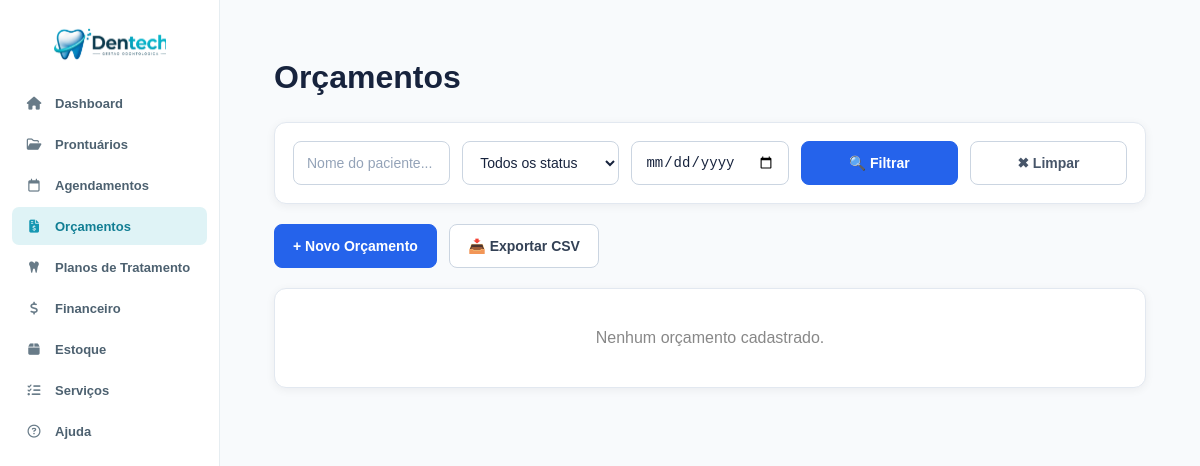
/orcamento.php (signed in), run on an earlier commit of the app's database.
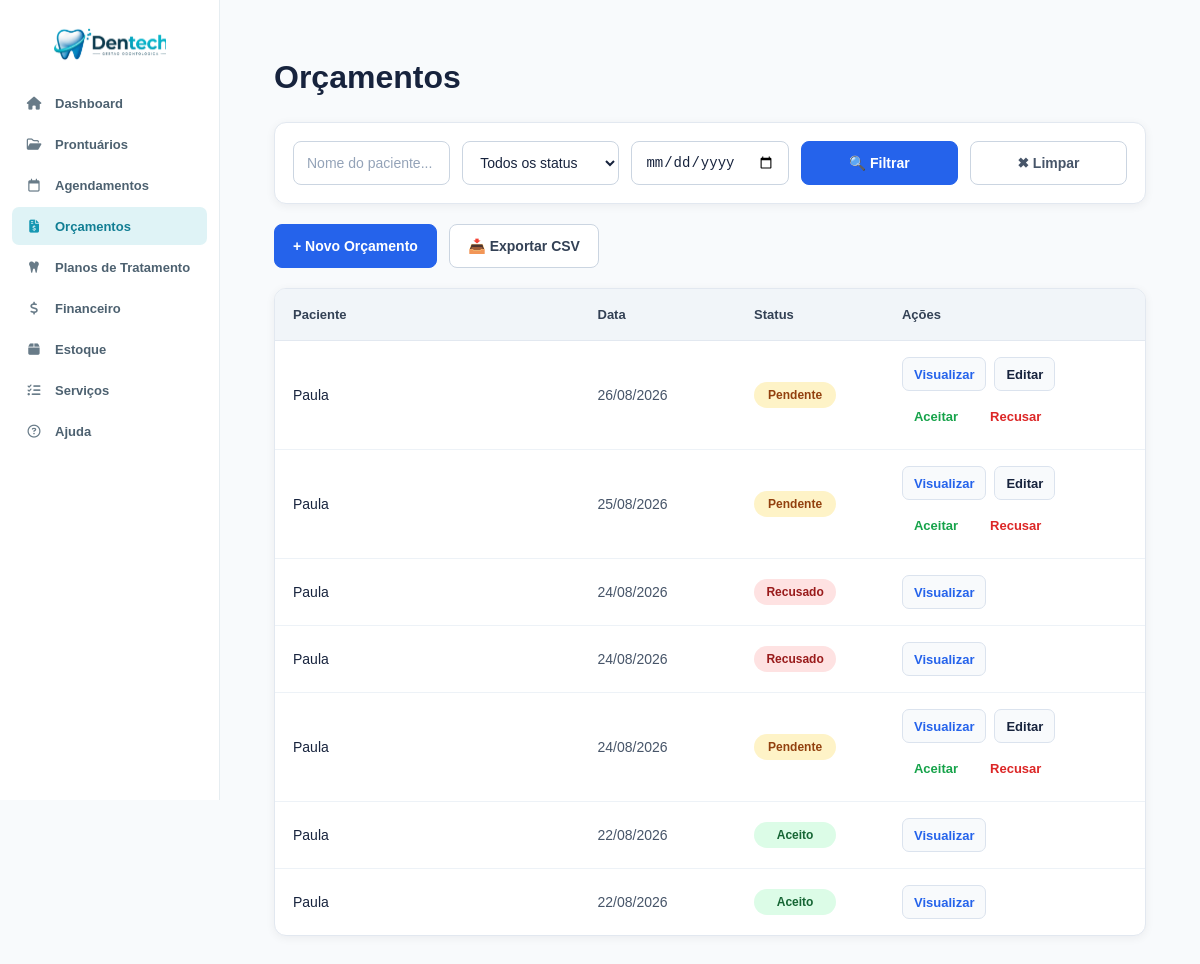
And on a later commit of the database.
### tables this page shows
CREATE TABLE `orcamentos` (
  `id` int NOT NULL AUTO_INCREMENT,
  `paciente_id` int NOT NULL,
  `data_criacao` date NOT NULL,
  `validade` date NOT NULL,
  `status` enum('pendente','aceito','recusado') DEFAULT 'pendente',
  `observacoes` text,
  `created_at` timestamp NOT NULL DEFAULT CURRENT_TIMESTAMP,
  `agendamento_id` int DEFAULT NULL,
  PRIMARY KEY (`id`),
  KEY `paciente_id` (`paciente_id`),
  KEY `idx_orcamento_agendamento` (`agendamento_id`),
  CONSTRAINT `fk_orcamento_agendamento` FOREIGN KEY (`agendamento_id`) REFERENCES `agendamentos` (`id`) ON DELETE SET NULL,
  CONSTRAINT `orcamentos_ibfk_1` FOREIGN KEY (`paciente_id`) REFERENCES `prontuarios` (`id`) ON DELETE CASCADE
);

CREATE TABLE `prontuarios` (
  `id` int NOT NULL AUTO_INCREMENT,
  `paciente` varchar(255) NOT NULL,
  `nascimento` date NOT NULL,
  `sexo` enum('Masculino','Feminino','Outro') DEFAULT NULL,
  `estado_civil` varchar(50) DEFAULT NULL,
  `profissao` varchar(100) DEFAULT NULL,
  `rg` varchar(20) DEFAULT NULL,
  `cpf` varchar(14) DEFAULT NULL,
  `endereco` text,
  `cep` varchar(10) DEFAULT NULL,
  `telefone` varchar(20) DEFAULT NULL,
  `email` varchar(255) DEFAULT NULL,
  `observacoes` text,
  `tratamento_odonto` text,
  `tratamento_medico` text,
  `medicamento_continuo` text,
  `alergia_medicamento` text,
  `alergia_outras` text,
  `problemas_saude` text,
  `gravida_meses` varchar(10) DEFAULT NULL,
  `fuma_tempo` varchar(50) DEFAULT NULL,
  `fuma_cigarros_dia` varchar(20) DEFAULT NULL,
  `bebida_frequencia` varchar(100) DEFAULT NULL,
  `drogas_uso` text,
  `doencas_transmissiveis` text,
  `cancer_familiar` text,
  `tratamento_cancer` text,
  `created_at` timestamp NOT NULL DEFAULT CURRENT_TIMESTAMP,
  `termo_consentimento_aceito` tinyint(1) NOT NULL DEFAULT '0',
  `termo_consentimento_aceito_em` datetime DEFAULT NULL,
  PRIMARY KEY (`id`),
  UNIQUE KEY `uq_prontuarios_cpf` (`cpf`)
);

### orcamento.php (the view, shortened to what this page needs)
<?php
require_once 'conexao/conexao.php';
$busca    = trim($_GET['busca'] ?? '');
$status   = $_GET['status'] ?? '';
$data_ini = $_GET['data_ini'] ?? '';
$data_fim = $_GET['data_fim'] ?? '';
$params = [];
$sql = "
    SELECT
        o.id,
        o.status,
        o.data_criacao,
        p.paciente
    FROM orcamentos o
    JOIN prontuarios p ON o.paciente_id = p.id
";
$sql .= " ORDER BY o.data_criacao DESC";
$stmt = $pdo->prepare($sql);
$stmt->execute($params);
$orcamentos = $stmt->fetchAll();
?>
<!DOCTYPE html>
<html lang="pt-BR">
<head>
    <link rel="stylesheet" href="css/global.css">
    <link rel="stylesheet" href="css/variables.css">
    <link rel="stylesheet" href="css/layout.css">
    <link rel="stylesheet" href="css/navbar.css">
    <link rel="stylesheet" href="css/orcamento.css">
    <link
        rel="stylesheet"
        href="https://cdnjs.cloudflare.com/ajax/libs/font-awesome/6.5.2/css/all.min.css">
</head>
<body>
    <?php include 'navbar.php'; ?>
    <div class="content">
        <div class="container">
            <h1>Orçamentos</h1>
            <div class="filter-bar">
                <form method="GET" class="filter-form">
                    <input type="text" name="busca" placeholder="Nome do paciente..." value="<?= htmlspecialchars($busca) ?>">
                    <select name="status">
                        <option value="">Todos os status</option>
                    </select>
                    <input type="date" name="data_ini" value="<?= htmlspecialchars($data_ini) ?>" title="Data inicial">
                    <button type="submit" class="btn-filter">🔍 Filtrar</button>
                    <a href="orcamento" class="btn-reset">✖ Limpar</a>
                </form>
            </div>
            <a href="novo_orcamento" class="btn-add">+ Novo Orçamento</a>
            <a href="<?= '?' . http_build_query(array_merge($_GET, ['exportar' => '1'])) ?>" class="btn-exportar">📥 Exportar CSV</a>
            <?php if (empty($orcamentos)): ?>
                <p style="text-align:center; padding:40px; color:#888;">
                    <?= ($busca !== '' || $status !== '' || $data_ini !== '' || $data_fim !== '')
                        ? 'Nenhum orçamento encontrado com os filtros aplicados.'
                        : 'Nenhum orçamento cadastrado.'
                    ?>
                </p>
            <?php else: ?>
                <table>
                    <thead>
                        <tr>
                            <th>Paciente</th>
                            <th>Data</th>
                            <th>Status</th>
                            <th>Ações</th>
                        </tr>
                    </thead>
                    <tbody>
                        <?php foreach ($orcamentos as $o): ?>
                            <tr>
                                <td><?= htmlspecialchars($o['paciente']) ?></td>
                                <td><?= date('d/m/Y', strtotime($o['data_criacao'])) ?></td>
                                <td>
                                    <span class="status-badge status-<?= htmlspecialchars($o['status']) ?>">
                                        <?= ucfirst(htmlspecialchars($o['status'])) ?>
                                    </span>
                                </td>
                                <td class="acoes">
                                    <a href="visualizar_orcamento.php?id=<?= $o['id'] ?>">Visualizar</a>
                                    <?php if ($o['status'] == 'pendente'): ?>
                                        <a href="editar_orcamento.php?id=<?= $o['id'] ?>" style="color:var(--roxo-medio);">Editar</a>
                                        <form method="POST" action="aceitar_orcamento.php" style="display:inline;"
                                            onsubmit="return confirm('Aceitar este orçamento?')">
                                            <button type="submit"
                                                style="color:var(--verde); background:none; border:0; cursor:pointer;">
                                                Aceitar
                                            </button>
                                        </form>
                                        <form method="POST" action="recusar_orcamento.php" style="display:inline;"
                                            onsubmit="return confirm('Recusar este orçamento?')">
                                            <button type="submit"
                                                style="color:var(--vermelho); background:none; border:0; cursor:pointer;">
                                                Recusar
                                            </button>
                                        </form>
                                    <?php endif; ?>
                                </td>
                            </tr>
                        <?php endforeach; ?>
                    </tbody>
                </table>
            <?php endif; ?>
        </div>
    </div>
</body>
</html>

What changed in the data, as far as the page shows it:
added orcamentos: paciente.paciente "Paula", data_criacao "26/08/2026", status "Pendente"
added orcamentos: paciente.paciente "Paula", data_criacao "25/08/2026", status "Pendente"
added orcamentos: paciente.paciente "Paula", data_criacao "24/08/2026", status "Recusado"
added orcamentos: paciente.paciente "Paula", data_criacao "24/08/2026", status "Recusado"
added orcamentos: paciente.paciente "Paula", data_criacao "24/08/2026", status "Pendente"
added orcamentos: paciente.paciente "Paula", data_criacao "22/08/2026", status "Aceito"
added orcamentos: paciente.paciente "Paula", data_criacao "22/08/2026", status "Aceito"
Also different on the page:
text no longer shown: "Nenhum orçamento cadastrado."
text now shown: "Paciente Data Status Ações"
